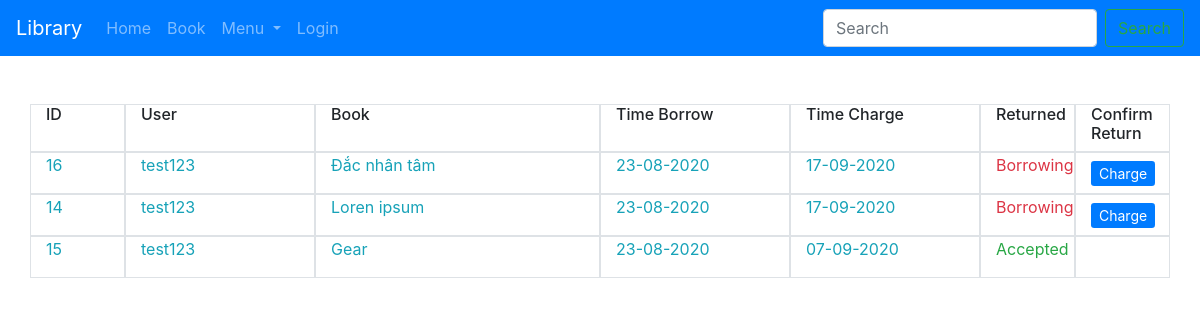
The app's page /book/report/ with its own data.
### book/models.py (models this page shows, shortened)
class SpecifyBook(models.Model):
    book = models.ForeignKey(Book, on_delete=models.CASCADE)
    user = models.ForeignKey(User, on_delete=models.CASCADE)
    borrow_time = models.DateField(default=date.today)
    charge_time = models.DateField(default=date.today)
    is_charge = models.BooleanField(default = False)
    state = models.CharField(max_length=255, blank=True, null=True)

class Book(models.Model):
    name = models.CharField(max_length=255)
    author = models.CharField(max_length=255)
    category = models.ManyToManyField(Category)
    url = models.URLField(blank=True, null=True)
    image   = models.ImageField(upload_to='image/', blank=True, null=True)
    description = models.TextField()
    publish_time = models.DateTimeField(default = timezone.now, null=True)
    update_time = models.DateTimeField(auto_now=True)
    amount = models.IntegerField(default=5)
    class Meta:
        ordering = ['-update_time', 'name','author']
        unique_together = ('name','author')

### book/views.py (the view)
# urls.py: path('report/', views.report_view, name= 'report'),
def report_view(request):
    return render(request, 'book/report.html')

### book/context_processors.py (called while the page is built)
def context_processors_category(request):
    category_list = Category.objects.all()
    book_list = Book.objects.all()
    receipt = SpecifyBook.objects.all().order_by('is_charge','charge_time','-id')
    populate = Book.objects.all()
    populate = sorted(populate, key = lambda x: len(x.specifybook_set.all()))
    populate = populate[::-1]
    return {'context_processors_category': category_list,
                'context_processors_book': book_list,
                    'context_processors_specifybook': receipt,
                    'context_processors_popular_book': populate,
                    }

### book/templates/book/report.html
{% extends 'base.html' %}
{% load tz %}
{% block content %}
{% timezone 'Asia/Ho_Chi_Minh' %}
  <div class="container">
    <div class="row mt-5">
      <div class="col-1 border">
        <h6>ID</h6>
      </div>
      <div class="col-2 border">
        <h6>User</h6>
      </div>
      <div class="col-3 border">
        <h6>Book</h6>
      </div>
      <div class="col-2 border">
        <h6>Time Borrow</h6>
      </div>
      <div class="col-2 border">
        <h6>Time Charge</h6>
      </div>
      <div class="col-1 border">
        <h6>Returned</h6>
      </div>
      <div class="col-1 border">
        <h6>Confirm Return</h6>
      </div>
    </div>
    {% for obj in context_processors_specifybook %}
    <div class="row">
      <div class="col-1 border">
        <p class='text-info'>{{obj.id}}</p>
      </div>
      <div class="col-2 border">
        <a href='{% url "user_list" obj.user.username %}' class='text-info'>{{obj.user.username}}</a>
      </div>
      <div class="col-3 border">
        <a href="{% url 'detail_book' obj.book.id %}"class='text-info'>{{obj.book.name}}</a>
      </div>
      <div class="col-2 border">
        <p class='text-info'>{{obj.borrow_time|date:'d-m-Y'}}</p>
      </div>
      <div class="col-2 border">
        <p class='text-info'>{{obj.charge_time|date:'d-m-Y'}}</p>
      </div>
      <div class="col-1 border">
        {% if obj.is_charge %}
        <p class='text-success'>Accepted</p>
        {% else %}
        <p class='text-danger'>Borrowing</p>
        {% endif %}
      </div>
      <div class="col-1 border">
          {% if not obj.is_charge %}
          <div class="mt-2">
            <a href="{% url 'charge_book' obj.book.id obj.user.username %}" class='btn-sm btn-primary'>Charge</a>
          </div>
          {% endif %}
      </div>
    </div>
    {% empty %}
      <h5 class='text-info'>No one borrow Book</h5>
    {% endfor %}
  </div>
{% endtimezone %}
{% endblock %}

### templates/base.html (shortened to what this page needs)
<!doctype html>
<html lang="en">
  <head>
<link rel="stylesheet" href="https://stackpath.bootstrapcdn.com/bootstrap/4.5.0/css/bootstrap.min.css">
  </head>
  <body>
    {% include 'navbar.html' %}
    <div class='container-fluid'>
         {% block content %}
            {% endblock %}
    </div>
  </body>
</html>

### templates/navbar.html (shortened to what this page needs)
{% load static %}
<link rel="stylesheet" href="{% static 'navbar.css' %}">
<nav class="navbar navbar-expand-lg navbar-dark bg-primary">
  <a class="navbar-brand" href="/">Library</a>
  <div class="collapse navbar-collapse" id="navbarSupportedContent">
    <ul class="navbar-nav mr-auto">
      <li class="nav-item">
        <a class="nav-link" href="/">Home</a>
      </li>
      <li class="nav-item">
        <a class="nav-link" href="/book/page/1">Book</a>
      </li>
      <li class="nav-item">
        <div class="dropdown">
          <a href="#" class='nav nav-link dropdown-toggle' id='navbarDropdown' role='button' data-toggle='dropdown' aria-haspopup='true' aria-expanded='false'>
            Menu
          </a>
        </div>
      </li>
      <li class='nav-item'>
        {% if user.is_authenticated %}
            <li class="nav-item">
              <div class="dropdown">
                <a href="#" class='nav nav-link dropdown-toggle' id='navbarDropdown' role='button' data-toggle='dropdown' aria-haspopup='true' aria-expanded='false'>
                  @{{user.username}}
                </a>
                <div class="dropdown-menu" ari-labelledby='navbarDropdown'>
                    {% if user.profile_set.is_librarian or user.is_staff %}
                        <a href="{% url 'charge_book_confirm' %}" class='dropdown-item'>Confirm Returned Book</a>
                    {% endif %}
                    <a href="{% url 'user_list' user.username %}" class='dropdown-item' >My Book List</a>
                    <a href="{% url 'logout' %}" class='dropdown-item'>logout</a>
                </div>
              </div>
            </li>
        {% else %}
          <a href="{% url 'login' %}" class='nav-link'>Login</a>
        {% endif %}
      </li>
    </ul>
    <form class="form-inline my-2 my-lg-0" action='/search/'>
      <input class="form-control mr-sm-2" type="search" name='q' placeholder="Search" aria-label="Search">
      <button class="btn btn-outline-success my-2 my-sm-0" type="submit" >Search</button>
    </form>
  </div>
</nav>

### templates/base.html (style rules this page uses)
a { text-decoration: none !important; }

### records on screen
SpecifyBook: id "16", user.username "test123", book.name "Đắc nhân tâm", borrow_time "23-08-2020", charge_time "17-09-2020", is_charge "Borrowing"
SpecifyBook: id "14", user.username "test123", book.name "Loren ipsum", borrow_time "23-08-2020", charge_time "17-09-2020", is_charge "Borrowing"
SpecifyBook: id "15", user.username "test123", book.name "Gear", borrow_time "23-08-2020", charge_time "07-09-2020", is_charge "Accepted"
